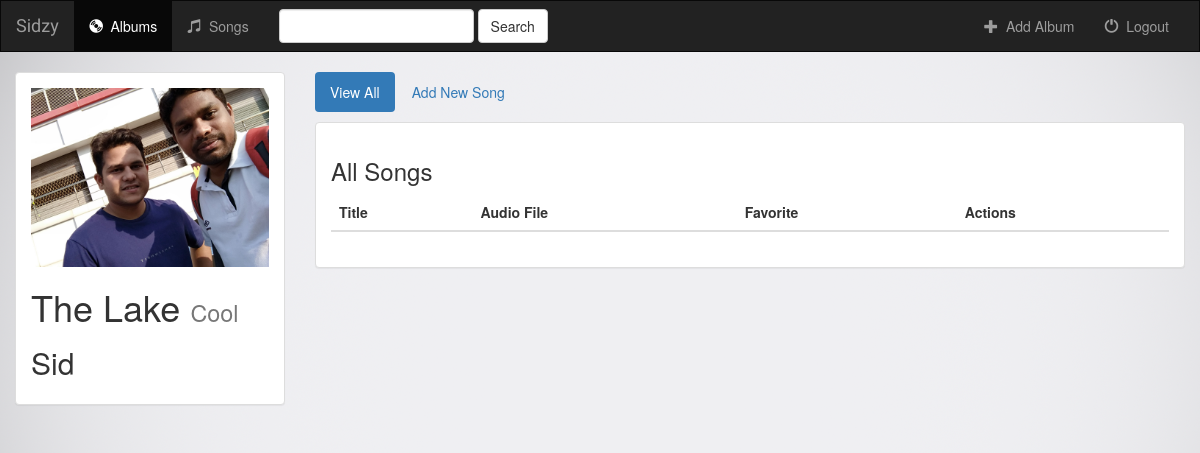
Page /music/1/ on the earlier database version.
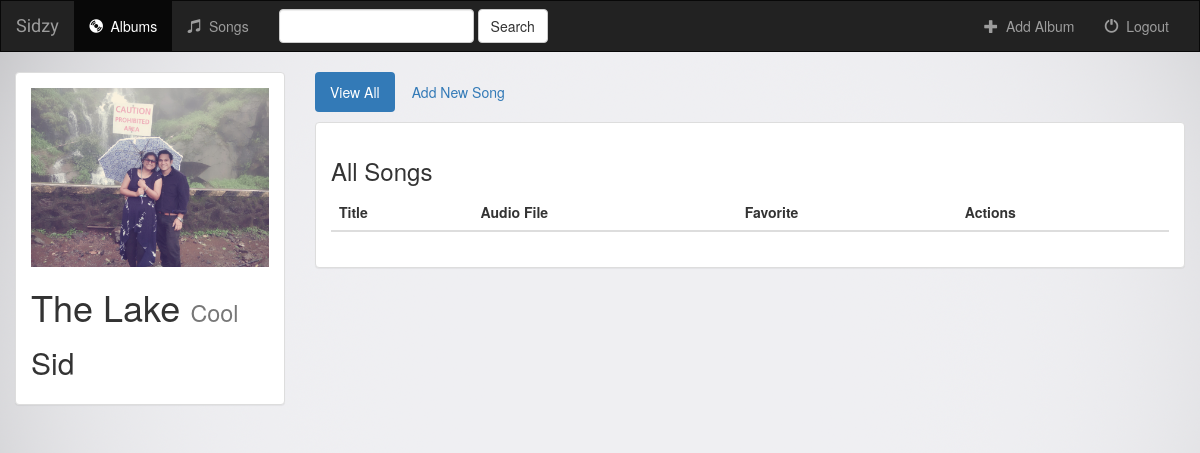
Same page on the later database version.
### music/models.py (models this page shows, shortened)
class Album(models.Model):
    artist = models.CharField(max_length=250)
    album_title = models.CharField(max_length=500)
    genre = models.CharField(max_length=100)
    album_logo = models.FileField()

### music/views.py (the view)
# urls.py: url(r'^(?P<pk>[0-9]+)/$', views.DetailView.as_view(), name='detail'),
class DetailView(generic.DetailView):
    model = Album
    template_name='music/detail.html'

### music/templates/music/detail.html (shortened to what this page needs)
{% extends "music/base.html" %}
{% block body %}
    <div class="container-fluid songs-container">
        <div class="row">
            <div class="col-sm-4 col-md-3">
                <div class="panel panel-default">
                    <div class="panel-body">
                        <a href="{% url 'music:detail' album.id %}">
                            <img src="{{ album.album_logo.url }}" class="img-responsive"/>
                        </a>
                        <h1>{{ album.album_title }}
                            <small>{{ album.genre }}</small>
                        </h1>
                        <h2>{{ album.artist }}</h2>
                    </div>
                </div>
            </div>
            <div class="col-sm-8 col-md-9">
                <ul class="nav nav-pills" style="margin-bottom: 10px;">
                    <li class="active">
                        <a href="{% url 'music:detail' album.id %}">View All</a>
                    </li>
                    <li>
                        <a href="#">Add New Song</a>
                    </li>
                </ul>
                <div class="panel panel-default">
                    <div class="panel-body">
                        <h3>All Songs</h3>
                        <table class="table">
                            <thead>
                                <tr>
                                    <th>Title</th>
                                    <th>Audio File</th>
                                    <th>Favorite</th>
                                    <th>Actions</th>
                                </tr>
                            </thead>
                        </table>
                    </div>
                </div>
            </div>
        </div>
    </div>
{% endblock body %}

Differences in the rows shown:
changed Album "The Lake": album_logo: a different picture
